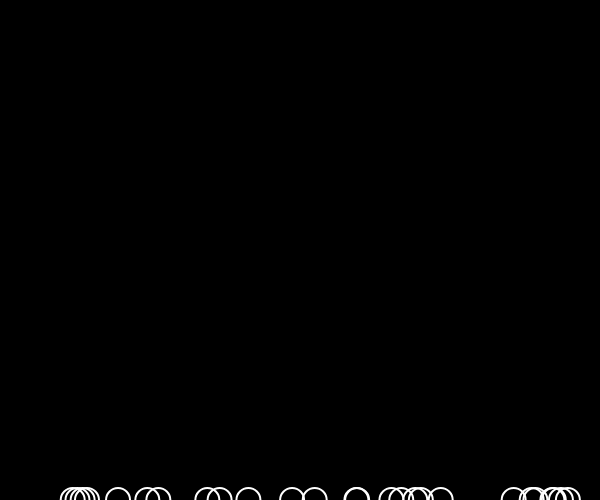
Frame 1 (no input)
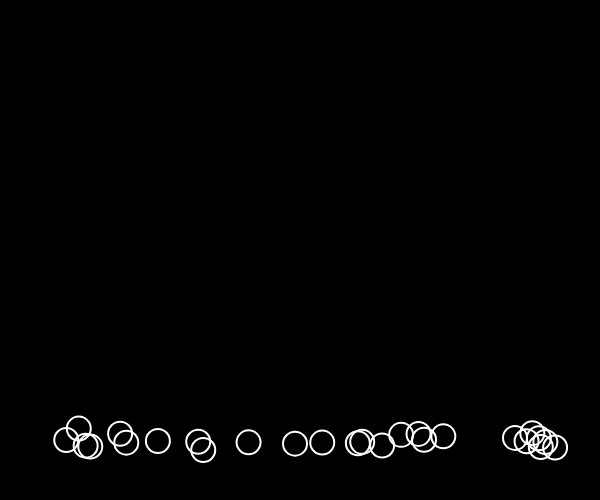
Frame 60 (no input)
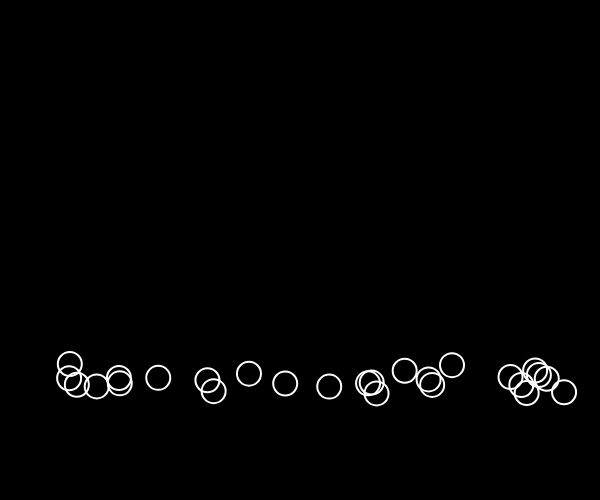
Frame 120 (the mouse pressed at the canvas centre since frame 60)

The p5.js sketch that drew these frames (run headless with seeded random() and noise() and a simulated clock; from frame 60 on, the mouse is pressed at the canvas centre):

// p5.js sketch
// ── sketch.js
// Having fun with bubbles

// TODO: Make bubbles floating from the bottom to the top
// make it possible to pop them with the mouse
// Make the background simulate an ocean background
// https://www.youtube.com/watch?v=rHiSsgFRgx4&index=22&list=PLRqwX-V7Uu6Zy51Q-x9tMWIv9cueOFTFA

let MAX_BUBBLES = 50;
let bubbles = [];


function setup() {
  createCanvas(windowWidth / 2, windowHeight / 2);
  for (let i = 0; i < MAX_BUBBLES; i++) {
    bubbles[i] = new Bubble();
  }
}

function draw() {
  background(0);

  for (let i = 0; i < MAX_BUBBLES; i++) {
    bubbles[i].show();
    bubbles[i].move();
  }
}

class Bubble {
  constructor() {
    this.x = random(windowWidth);
    this.y = height;
  }

  move() {
    this.x = this.x + random(-2, 2);
    this.y = this.y + random(-2, 0);
  }

  show() {
    stroke(255);
    strokeWeight(2);
    noFill();
    ellipse(this.x, this.y, 24, 24);
  }
}
